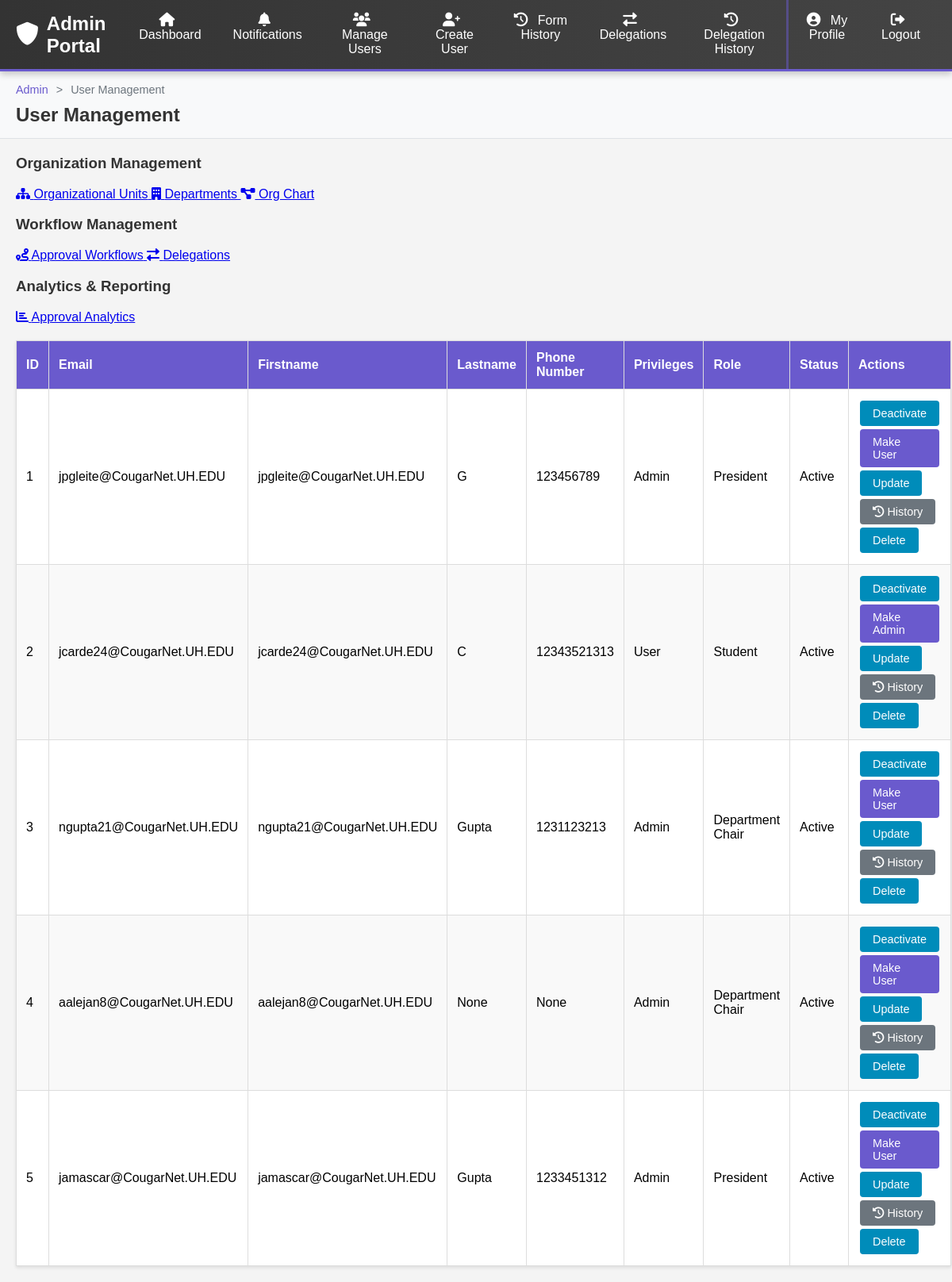
Page /a on the committed database.
### main.py (models this page shows, shortened)
class Profile(db.Model):
    id = db.Column(db.Integer, primary_key=True)
    first_name = db.Column(db.String(20), nullable=True)
    last_name = db.Column(db.String(20), nullable=True)
    active = db.Column(db.Boolean, default=True, nullable=True)
    pass_word = db.Column(db.String(200), nullable=False)  # Hashed passwords
    privilages_ = db.Column(db.String(20), default='user')
    user_roles = db.relationship('UserRole', back_populates='user')
    email_ = db.Column(db.String(100), nullable=True)
    usertokenid = db.Column(db.String(100), nullable=True)
    bio = db.Column(db.Text, nullable=True)
    phoneN_ = db.Column(db.String(200), nullable=True)
    address = db.Column(db.String(200), nullable=True)
    enroll_status = db.Column(db.String(200), nullable=True)
    date_created = db.Column(db.DateTime, default=datetime.utcnow)

class UserRole(db.Model):
    __tablename__ = 'user_roles'
    id = db.Column(db.Integer, primary_key=True)
    user_id = db.Column(db.Integer, db.ForeignKey('profile.id'))
    role_id = db.Column(db.Integer, db.ForeignKey('roles.id'))
    department_id = db.Column(db.Integer, db.ForeignKey('departments.id'))
    role = db.relationship('Role', back_populates='user_roles')
    department = db.relationship('Department')
    user = db.relationship('Profile', back_populates='user_roles')

class Role(db.Model):
    __tablename__ = 'roles'
    id = db.Column(db.Integer, primary_key=True)
    name = db.Column(db.String(50), unique=True)  # student, department_chair, president
    level = db.Column(db.Integer)  # 1=student, 2=chair, 3=president
    user_roles = db.relationship('UserRole', back_populates='role')

### main.py (the view)
@app.route('/a')
def ad():
    profiles = Profile.query.all()  # Retrieve all profiles from the database
    return render_template('adminpage.html', profiles=profiles)

### main.py (called while the page is built)
@app.before_request
def check_user_active():
    user_id = session.get('user_id')
    if user_id:
        user = Profile.query.get(user_id)
        if user and not user.active and user.privilages_ != 'admin':
            session.clear()  # Clear session to prevent further access
            return redirect(url_for('deactivated'))  # Redirect to a deactivated page

### templates/adminpage.html (shortened to what this page needs)
<!DOCTYPE html>
<html>
  <head>
    <link
      rel="stylesheet"
      href="https://cdnjs.cloudflare.com/ajax/libs/font-awesome/6.0.0/css/all.min.css"
    />
    <link
      rel="stylesheet"
      href="{{ url_for('static', filename='css/admin_navbar.css') }}"
    />
  </head>
  <body>
    <nav class="admin-navbar">
      <div class="nav-container">
        <div class="top-bar">
          <a href="/ap" class="logo">
            <i class="fas fa-shield-alt"></i> Admin Portal
          </a>
        </div>
        <div class="nav-links">
          <a href="/ap"><i class="fas fa-home"></i> Dashboard</a>
          <a href="/notifications"><i class="fas fa-bell"></i> Notifications</a>
          <a href="/adminpage"><i class="fas fa-users"></i> Manage Users</a>
          <a href="/create"><i class="fas fa-user-plus"></i> Create User</a>
          <a href="/form_history"
            ><i class="fas fa-history"></i> Form History</a
          >
          <a href="{{ url_for('admin_delegations') }}"
            ><i class="fas fa-exchange-alt"></i> Delegations</a
          >
          <a href="{{ url_for('delegation_history') }}"
            ><i class="fas fa-history"></i> Delegation History</a
          >
          <a href="/profile" class="profile-link"
            ><i class="fas fa-user-circle"></i> My Profile</a
          >
          <a href="{{ url_for('logout') }}"
            ><i class="fas fa-sign-out-alt"></i> Logout</a
          >
        </div>
      </div>
    </nav>
    <div class="page-header">
      <ul class="breadcrumb">
        <li><a href="/ap">Admin</a></li>
        <li class="current">User Management</li>
      </ul>
      <h2>User Management</h2>
    </div>
    <div class="main-container">
      <div class="admin-dashboard">
        <div class="dashboard-section">
          <h3>Organization Management</h3>
          <div class="dashboard-links">
            <a href="{{ url_for('admin_org_units') }}" class="dashboard-link">
              <i class="fas fa-sitemap"></i>
              <span>Organizational Units</span>
            </a>
            <a href="{{ url_for('admin_departments') }}" class="dashboard-link">
              <i class="fas fa-building"></i>
              <span>Departments</span>
            </a>
            <a href="{{ url_for('admin_org_chart') }}" class="dashboard-link">
              <i class="fas fa-project-diagram"></i>
              <span>Org Chart</span>
            </a>
          </div>
        </div>
        <div class="dashboard-section">
          <h3>Workflow Management</h3>
          <div class="dashboard-links">
            <a href="{{ url_for('admin_workflows') }}" class="dashboard-link">
              <i class="fas fa-route"></i>
              <span>Approval Workflows</span>
            </a>
            <a href="{{ url_for('admin_delegations') }}" class="dashboard-link">
              <i class="fas fa-exchange-alt"></i>
              <span>Delegations</span>
            </a>
          </div>
        </div>
        <div class="dashboard-section">
          <h3>Analytics & Reporting</h3>
          <div class="dashboard-links">
            <a
              href="{{ url_for('approval_analytics') }}"
              class="dashboard-link"
            >
              <i class="fas fa-chart-bar"></i>
              <span>Approval Analytics</span>
            </a>
          </div>
        </div>
      </div>
      <table>
        <thead>
          <tr>
            <th>ID</th>
            <th>Email</th>
            <th>Firstname</th>
            <th>Lastname</th>
            <th>Phone Number</th>
            <th>Privileges</th>
            <th>Role</th>
            <th>Status</th>
            <th>Actions</th>
          </tr>
        </thead>
        <tbody>
          {% for data in profiles %}
          <tr>
            <td>{{ data.id }}</td>
            <td>{{data.email_}}</td>
            <td>{{ data.first_name }}</td>
            <td>{{ data.last_name }}</td>
            <td>{{ data.phoneN_ }}</td>
            <td>
              {% if data.privilages_ == "admin" %} Admin {% else %} User {%
              endif %}
            </td>
            <td>
              {% if data.user_roles %} {% for user_role in data.user_roles %}
              <span class="role-badge role-{{ user_role.role.name }}">
                {{ user_role.role.name|replace('_', ' ')|title }}
              </span>
              {% endfor %} {% else %}
              <span class="role-badge role-student">Student</span>
              {% endif %}
            </td>
            <td>{% if data.active %} Active {% else %} Inactive {% endif %}</td>
            <td>
              <a href="/active/{{ data.id }}" class="action-btn">
                {% if data.active %} Deactivate {% else %} Activate {% endif %}
              </a>
              <a href="/priv/{{ data.id }}" class="priv-btn">
                {% if data.privilages_ == "user" %} Make Admin {% else %} Make
                User {% endif %}
              </a>
              <a href="/update/{{ data.id }}" class="action-btn">Update</a>
              <a href="/history/{{ data.id }}" class="history-btn">
                <i class="fas fa-history"></i> History
              </a>
              <a
                href="/delete/{{ data.id }}"
                class="action-btn"
                onclick="return confirm('Are you sure you want to delete this user?')"
                >Delete</a
              >
            </td>
          </tr>
          {% endfor %}
        </tbody>
      </table>
    </div>
  </body>
</html>

### static/css/admin_navbar.css (style rules this page uses)
.admin-navbar { background: linear-gradient(90deg, #333 0%, #444 100%); overflow: hidden; box-shadow: 0 4px 10px rgba(0, 0, 0, 0.2); position: sticky; top: 0; z-index: 1000; border-bottom: 3px solid #6a5acd; }
.admin-navbar .nav-container { display: flex; justify-content: space-between; align-items: center; max-width: 1200px; margin: 0 auto; padding: 0 20px; }
.admin-navbar .logo { color: white; font-weight: bold; font-size: 1.5rem; padding: 14px 0; text-decoration: none; display: flex; align-items: center; transition: all 0.3s ease; }
.admin-navbar .logo i { margin-right: 10px; font-size: 1.2em; }
.admin-navbar .nav-links { display: flex; margin: 0; padding: 0; }
.admin-navbar .nav-links a { display: flex; align-items: center; color: #f0f0f0; text-align: center; padding: 16px 20px; text-decoration: none; transition: all 0.3s ease; position: relative; font-weight: 500; }
.admin-navbar .nav-links a i { margin-right: 8px; font-size: 1.1em; }
.admin-navbar .nav-links a.profile-link { border-left: 3px solid rgba(106, 90, 205, 0.5); }

### templates/adminpage.html (style rules this page uses)
body { background-color: #f4f4f4; font-family: Arial, sans-serif; margin: 0; padding: 0; color: #333; }
.admin-navbar { background-color: #333; overflow: hidden; box-shadow: 0 4px 8px rgba(0, 0, 0, 0.2); position: sticky; top: 0; z-index: 1000; }
.admin-navbar .nav-container { display: flex; justify-content: space-between; align-items: center; max-width: 1200px; margin: 0 auto; padding: 0 20px; }
.admin-navbar .logo { color: white; font-weight: bold; font-size: 1.5rem; padding: 14px 0; text-decoration: none; display: flex; align-items: center; }
.admin-navbar .logo i { margin-right: 10px; }
.admin-navbar .nav-links { display: flex; }
.admin-navbar .nav-links a { display: block; color: white; text-align: center; padding: 16px 20px; text-decoration: none; transition: all 0.3s ease; }
.page-header { background-color: #f8f9fa; padding: 15px 20px; border-bottom: 1px solid #dee2e6; max-width: 1200px; margin: 0 auto; }
.page-header .breadcrumb { display: flex; list-style: none; padding: 0; margin: 0; }
.page-header .breadcrumb li { display: inline; font-size: 0.9rem; }
.page-header .breadcrumb li:not(:last-child)::after { content: ">"; margin: 0 10px; color: #6c757d; }
.page-header .breadcrumb a { color: #6a5acd; text-decoration: none; }
.page-header .breadcrumb .current { color: #6c757d; font-weight: 500; }
.page-header h2 { margin: 10px 0 0 0; color: #333; }
.main-container { max-width: 1200px; margin: 20px auto; padding: 0 20px; }
table { width: 100%; border-collapse: collapse; background-color: #fff; color: #000; margin-top: 20px; box-shadow: 0 2px 4px rgba(0, 0, 0, 0.1); }
th, td { border: 1px solid #ddd; padding: 12px; text-align: left; }
th { background-color: #6a5acd; color: #fff; font-weight: 600; }
tr:nth-child(even) { background-color: #f9f9f9; }
.action-btn { display: inline-block; background-color: #008cba; color: #fff; padding: 8px 16px; text-decoration: none; font-size: 0.9rem; border-radius: 4px; transition: background-color 0.3s ease; margin: 2px; }
.priv-btn { display: inline-block; background-color: #6a5acd; color: #fff; padding: 8px 16px; text-decoration: none; font-size: 0.9rem; border-radius: 4px; transition: background-color 0.3s ease; margin: 2px; }
.history-btn { display: inline-block; background-color: #6c757d; color: #fff; padding: 8px 16px; text-decoration: none; font-size: 0.9rem; border-radius: 4px; transition: background-color 0.3s ease; margin: 2px; }

### rows in the picture
Profile: id "1", email_ "jpgleite@CougarNet.UH.EDU", first_name "jpgleite@CougarNet.UH.EDU", last_name "G", phoneN_ "123456789", privilages_ "Admin", active "Active"
UserRole: role.name "President"
Profile: id "2", email_ "jcarde24@CougarNet.UH.EDU", first_name "jcarde24@CougarNet.UH.EDU", last_name "C", phoneN_ "12343521313", privilages_ "User", active "Active"
UserRole: role.name "Student"
Profile: id "3", email_ "ngupta21@CougarNet.UH.EDU", first_name "ngupta21@CougarNet.UH.EDU", last_name "Gupta", phoneN_ "1231123213", privilages_ "Admin", active "Active"
UserRole: role.name "Department Chair"
Profile: id "4", email_ "aalejan8@CougarNet.UH.EDU", first_name "aalejan8@CougarNet.UH.EDU", last_name "None", phoneN_ "None", privilages_ "Admin", active "Active"
UserRole: role.name "Department Chair"
Profile: id "5", email_ "jamascar@CougarNet.UH.EDU", first_name "jamascar@CougarNet.UH.EDU", last_name "Gupta", phoneN_ "1233451312", privilages_ "Admin", active "Active"
UserRole: role.name "President"
